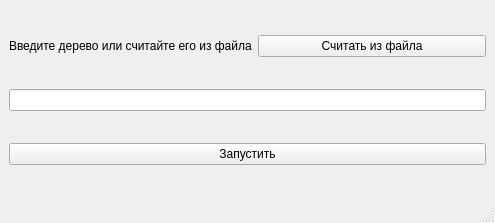
<?xml version="1.0" encoding="UTF-8"?>
<ui version="4.0">
 <class>MainWindow</class>
 <widget class="QMainWindow" name="MainWindow">
  <property name="geometry">
   <rect>
    <x>0</x>
    <y>0</y>
    <width>495</width>
    <height>223</height>
   </rect>
  </property>
  <property name="minimumSize">
   <size>
    <width>495</width>
    <height>223</height>
   </size>
  </property>
  <property name="maximumSize">
   <size>
    <width>834</width>
    <height>455</height>
   </size>
  </property>
  <property name="windowTitle">
   <string>MainWindow</string>
  </property>
  <widget class="QWidget" name="centralwidget">
   <layout class="QVBoxLayout" name="verticalLayout">
    <item>
     <layout class="QHBoxLayout" name="horizontalLayout">
      <item>
       <widget class="QLabel" name="label">
        <property name="text">
         <string>Введите дерево или считайте его из файла</string>
        </property>
       </widget>
      </item>
      <item>
       <widget class="QPushButton" name="readFileButton">
        <property name="text">
         <string>Cчитать из файла</string>
        </property>
       </widget>
      </item>
     </layout>
    </item>
    <item>
     <widget class="QLineEdit" name="inTree"/>
    </item>
    <item>
     <widget class="QPushButton" name="pushButton">
      <property name="text">
       <string>Запустить</string>
      </property>
     </widget>
    </item>
   </layout>
  </widget>
  <widget class="QMenuBar" name="menubar">
   <property name="geometry">
    <rect>
     <x>0</x>
     <y>0</y>
     <width>495</width>
     <height>26</height>
    </rect>
   </property>
  </widget>
  <widget class="QStatusBar" name="statusbar"/>
 </widget>
 <resources/>
 <connections/>
</ui>
